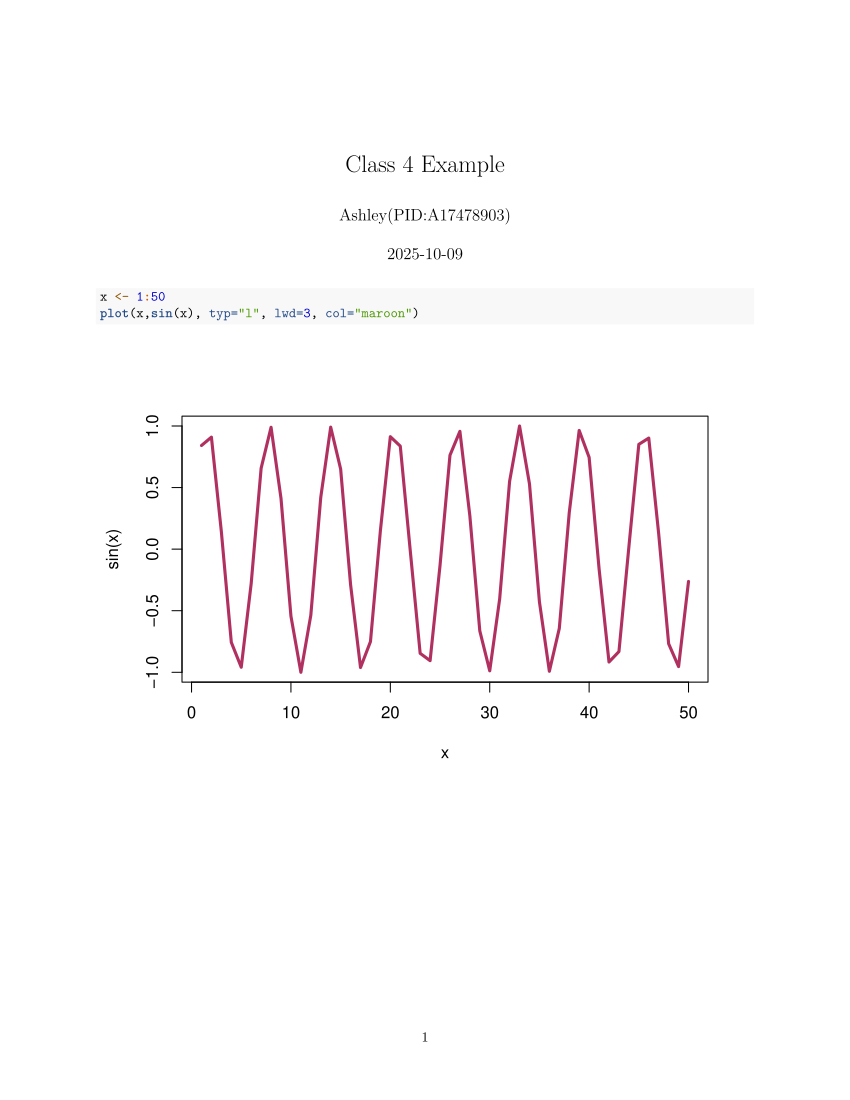

Recreate this plot in R.
#' ---
#' title: "Class 4 Example"
#' author: "Ashley(PID:A17478903)"
#' ---
x <- 1:50
plot(x,sin(x), typ="l", lwd=3, col="maroon")
